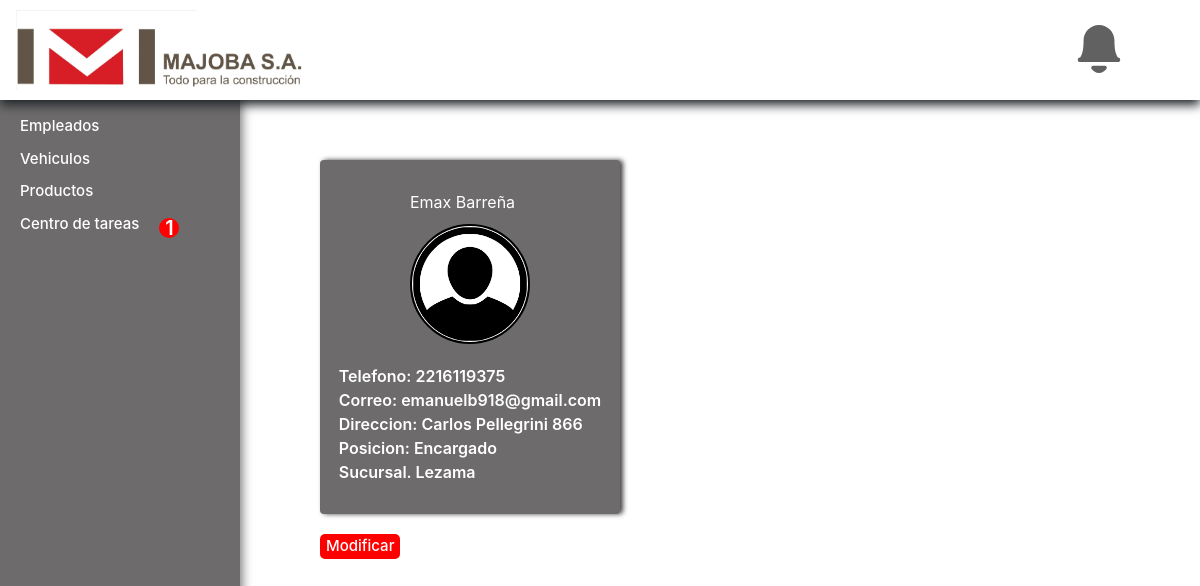
Page /modelview/1/8/ (signed in) on the committed database.
### MajobaWebApp/models.py (models this page shows, shortened)
class Employee(models.Model):
    SUCURSAL_CHOICES = (
        ('Castelli', 'Castelli'),
        ('Lezama', 'Lezama')
        )
    type = models.IntegerField(default=1)
    name = models.CharField(max_length=100, verbose_name='Nombre')
    ape = models.CharField(max_length=100, verbose_name='Apellido')
    phone = models.CharField(max_length=20, verbose_name='Telefono')
    mail = models.EmailField(verbose_name='Mail')
    dir = models.CharField(max_length=100, verbose_name='Dirección')
    position = models.CharField(max_length=30, verbose_name='Posición')
    sucursal = models.CharField(max_length=30, choices=SUCURSAL_CHOICES, verbose_name='Sucursal')
    img = models.ImageField(upload_to='media/empleados/', default=default_image, null=True, verbose_name='Fotografia')
    created = models.DateTimeField(auto_now_add=True)
    updated = models.DateTimeField(auto_now=True)
    class Meta:
        verbose_name = 'Empleado'
        verbose_name_plural = 'Empleados'

### MajobaWebApp/views.py (the view, shortened to what this page needs)
# urls.py: path('modelview/<int:type>/<int:id>/', views.model_view, name = 'modelView'),
@login_required
def model_view(request,type, id):
    if type == 1:#Employee
        obj = Employee.objects.get(pk=id)
        return render (request,'employee_template.html', {'obj':obj})

### MajobaWebApp/context_processors.py (called while the page is built)
def base_context(request):
    if request.user.is_authenticated:
        notifi = Notification.objects.filter(receive__id__icontains= request.user.id).order_by('-created')
        count = (notifi.filter(is_check=False)).count()
        pending_task_count = Task.objects.filter(state__icontains= 'Pendiente').count()
        return {'notifications':notifi, 'count':count, 'pending':pending_task_count}
    else:
        count = 0
        return { 'count':count}

### MajobaWebApp/templates/employee_template.html (shortened to what this page needs)
{% extends 'base_template.html' %}
{% load static %}
{% block content %}
<div id="model-cont">
<div class="employee-cont">
    <div id="model-content">
        <div class="center-content" >
            <span >{{ obj.name }} {{ obj.ape }} </span>
            <img src="{{ obj.img.url }}" class="employee-img">
        </div>
        <div class="details">
            <span>Telefono: {{ obj.phone }}</span>
            <span>Correo: {{ obj.mail }}</span>
            <span>Direccion: {{obj.dir }} </span>
            <span>Posicion: {{obj.position }} </span>
            <span>Sucursal. {{obj.sucursal }} </span>
        </div>
    </div>
</div>
<a id="modify" style="margin: 20px 20px;padding-left: 60px;" href="{% url 'modify' type=obj.type id=obj.pk %}"><button  style="border-radius: 5px; font-size: 15px;">Modificar</button></a>
</div>
{% endblock %}

### static/MajobaWebApp/css/style.css (style rules this page uses)
body { align-items: center; justify-content: center; background-color: white; height: 100%!important; min-height: 100vh; width: 100%; }
html, body { height: 100%; margin: 0; padding: 0; }
a { color:#030202; text-decoration: none!important; }
button { background-color: red; color: white; position: relative; display: flex; align-items: center; justify-content: center; font-weight: 500; font-size: 20px; border-radius: 2px; box-shadow: none; box-shadow: none !important; border: none; cursor: pointer; }
div.employee-cont { display: flex; justify-content: center; align-items: center; box-shadow: 3px 0px 5px rgba(44, 44, 44, 0.904); border-radius: 4px; margin-top: 100px; margin-left: 80px; min-width: 300px; max-width: 300px; padding: 30px 0px; background-color: rgb(109, 107, 107); color: white; }
#model-cont { display: flex!important; flex-flow: column!important; margin-top: 60px; }
#model-content { display: flex; flex-flow: column; }
.center-content { display: flex; flex-flow: column; place-self: center normal; margin-bottom: 20px; }
div.employee-cont .details { display: flex; flex-flow: column; font-weight: 600; align-items: start; }
div.employee-cont img { background-color: black; border: 2px solid black; position: relative; height: 120px; width: 120px; border-radius: 50%; object-fit: cover; margin-top: 10px; }

### rows in the picture
Employee: name "Emax", ape "Barreña", img (placeholder picture), phone "2216119375", mail "emanuelb918@gmail.com", dir "Carlos Pellegrini 866", position "Encargado", sucursal "Lezama"

### other values in the picture
{{ pending }} "1"
